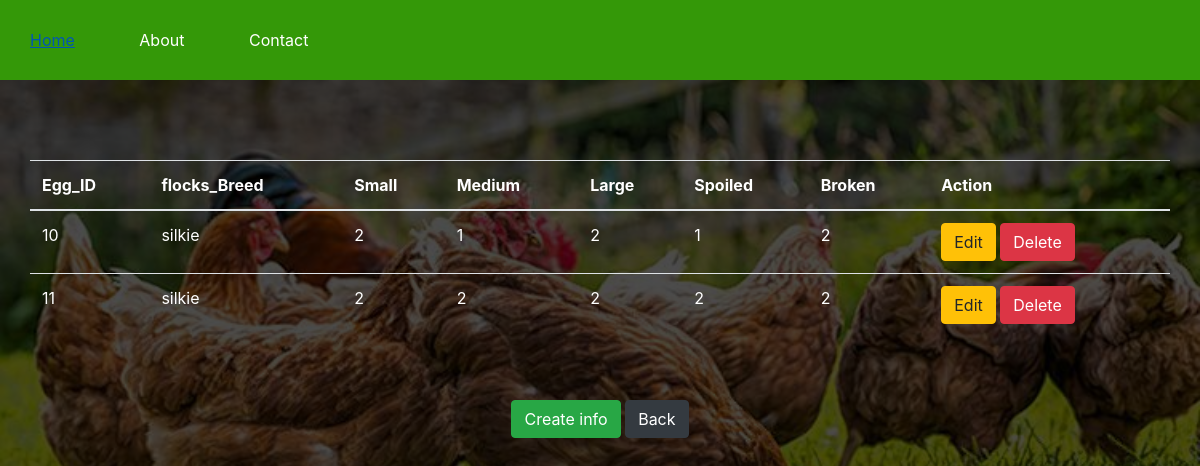
The page /eggscrud.php on the database its author committed.
### tables this page shows
CREATE TABLE `eggs` (
  `id` int(100) NOT NULL,
  `userid` int(100) DEFAULT NULL,
  `flocks_id` int(100) NOT NULL,
  `small` int(100) DEFAULT NULL,
  `medium` int(100) DEFAULT NULL,
  `large` int(100) DEFAULT NULL,
  `spoiled` int(100) NOT NULL,
  `broken` int(100) NOT NULL
);

CREATE TABLE `flocks` (
  `id` int(100) NOT NULL,
  `userid` int(100) DEFAULT NULL,
  `breed` varchar(255) DEFAULT NULL,
  `rooster` int(255) DEFAULT NULL,
  `hen` int(255) DEFAULT NULL
);

### eggscrud.php (the view, shortened to what this page needs)
<!DOCTYPE html>
<html>
<head>
	<link rel="stylesheet" type="text/css"	href="Css1/side.css">
	<link rel="stylesheet" href="bootstrap/css/bootstrap.min.css">
</head>
<body>
<div id="main">
			<nav>
				<ul>
					<li><a href="index.php">Home</a></li>
					<li><a href="#">About</a></li>
					<li><a href="#">Contact</a></li>
				</ul>
	</div>
	<?php require_once 'process6.php';?>
	<div class="container">
	<?php
		$mysqli = new mysqli('localhost','root','','registration') or die(mysqli_error($mysqli));
		?>
		<?php
		$result = $mysqli->query("SELECT * FROM flocks,eggs where flocks.id = eggs.flocks_id") or die($mysqli->error);
		?>
		<div class="row justify-content-center">
		<br><br><br>
			<table class="table">
				<thead>
					<tr class="text-white">
						<th>Egg_ID</th>
						<th>flocks_Breed</th>
						<th>Small</th>
						<th>Medium</th>
						<th>Large</th>
						<th>Spoiled</th>
						<th>Broken</th>
						<th colspan="2">Action</th>
					</tr>
				</thead>
				<?php
					while($row=$result->fetch_assoc()):?>
						<tr class="text-white">
							<td><?php echo $row['id']?></td>
							<td><?php echo $row['breed']?></td>
							<td><?php echo $row['small']?></td>
							<td><?php echo $row['medium']?></td>
							<td><?php echo $row['large']?></td>
							<td><?php echo $row['spoiled']?></td>
							<td><?php echo $row['broken']?></td>
							<td>
								<a href="eggsadd.php?edit=<?php echo $row['id'];?>"
									class="btn btn-warning">Edit</a>
								<a href="process6.php?delete=<?php echo $row['id'];?>"
									class="btn btn-danger">Delete</a>
							</td>
						</tr>
						<?php endwhile;?>
			</table>
		</div>
		<br><br>
		<center>
		<a href="eggsadd.php"class="btn btn-success">Create info</a>
		<a href="index1.php"class="btn btn-dark">Back</a>
		</center>
</div>
</body>
</html>

### Css1/side.css (style rules this page uses)
* { margin:0px; padding:0px; }
body { font-size:120%; background:#F8F8FF; background-image:linear-gradient(rgba(0,0,0,0.7),rgba(0,0,0,0.7)), url("../Image chicken/b.jpg"); background-size:cover; }
#main { width:100%; height:20vh; }
nav { width:100%; height:80px; background-color:#349808; line-height:80px; }
nav ul { float:left; margin-right:30px; }
nav ul li { list-style-type: none; display:inline-block; transition:0.8s all; color:#fff }
nav ul li a { text-decoration:none; color:#fff; padding:30px; }
.btn { padding:10px; font-size:15px; color:white; background:#349808; border:none; border-radius:5px; }

### rows shown on the page
eggs: id "10", flocks.breed "silkie", small "2", medium "1", large "2", spoiled "1", broken "2"
eggs: id "11", flocks.breed "silkie", small "2", medium "2", large "2", spoiled "2", broken "2"
